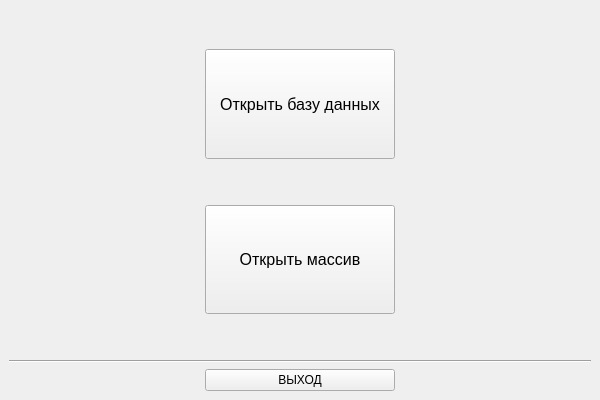
<?xml version="1.0" encoding="UTF-8"?>
<ui version="4.0">
 <class>MainWindow</class>
 <widget class="QMainWindow" name="MainWindow">
  <property name="geometry">
   <rect>
    <x>0</x>
    <y>0</y>
    <width>600</width>
    <height>400</height>
   </rect>
  </property>
  <property name="windowTitle">
   <string>MainWindow</string>
  </property>
  <property name="styleSheet">
   <string notr="true"/>
  </property>
  <widget class="QWidget" name="centralwidget">
   <layout class="QGridLayout" name="gridLayout">
    <item row="1" column="1">
     <widget class="QPushButton" name="dbOpenBtn">
      <property name="sizePolicy">
       <sizepolicy hsizetype="Minimum" vsizetype="Preferred">
        <horstretch>0</horstretch>
        <verstretch>0</verstretch>
       </sizepolicy>
      </property>
      <property name="font">
       <font>
        <pointsize>12</pointsize>
       </font>
      </property>
      <property name="styleSheet">
       <string notr="true"/>
      </property>
      <property name="text">
       <string>Открыть базу данных</string>
      </property>
     </widget>
    </item>
    <item row="0" column="1">
     <spacer name="verticalSpacer_2">
      <property name="orientation">
       <enum>Qt::Vertical</enum>
      </property>
      <property name="sizeType">
       <enum>QSizePolicy::Preferred</enum>
      </property>
      <property name="sizeHint" stdset="0">
       <size>
        <width>20</width>
        <height>40</height>
       </size>
      </property>
     </spacer>
    </item>
    <item row="6" column="1">
     <widget class="QPushButton" name="exitButton">
      <property name="font">
       <font>
        <pointsize>9</pointsize>
       </font>
      </property>
      <property name="styleSheet">
       <string notr="true"/>
      </property>
      <property name="text">
       <string>ВЫХОД</string>
      </property>
     </widget>
    </item>
    <item row="3" column="1">
     <widget class="QPushButton" name="arrOpenBtn">
      <property name="sizePolicy">
       <sizepolicy hsizetype="Minimum" vsizetype="Preferred">
        <horstretch>0</horstretch>
        <verstretch>0</verstretch>
       </sizepolicy>
      </property>
      <property name="font">
       <font>
        <pointsize>12</pointsize>
       </font>
      </property>
      <property name="styleSheet">
       <string notr="true"/>
      </property>
      <property name="text">
       <string>Открыть массив</string>
      </property>
     </widget>
    </item>
    <item row="1" column="2">
     <spacer name="horizontalSpacer_2">
      <property name="orientation">
       <enum>Qt::Horizontal</enum>
      </property>
      <property name="sizeType">
       <enum>QSizePolicy::Preferred</enum>
      </property>
      <property name="sizeHint" stdset="0">
       <size>
        <width>40</width>
        <height>20</height>
       </size>
      </property>
     </spacer>
    </item>
    <item row="3" column="0">
     <spacer name="horizontalSpacer">
      <property name="orientation">
       <enum>Qt::Horizontal</enum>
      </property>
      <property name="sizeType">
       <enum>QSizePolicy::Preferred</enum>
      </property>
      <property name="sizeHint" stdset="0">
       <size>
        <width>40</width>
        <height>20</height>
       </size>
      </property>
     </spacer>
    </item>
    <item row="2" column="1">
     <spacer name="verticalSpacer">
      <property name="orientation">
       <enum>Qt::Vertical</enum>
      </property>
      <property name="sizeType">
       <enum>QSizePolicy::Preferred</enum>
      </property>
      <property name="sizeHint" stdset="0">
       <size>
        <width>20</width>
        <height>40</height>
       </size>
      </property>
     </spacer>
    </item>
    <item row="4" column="1">
     <spacer name="verticalSpacer_3">
      <property name="orientation">
       <enum>Qt::Vertical</enum>
      </property>
      <property name="sizeType">
       <enum>QSizePolicy::Preferred</enum>
      </property>
      <property name="sizeHint" stdset="0">
       <size>
        <width>20</width>
        <height>40</height>
       </size>
      </property>
     </spacer>
    </item>
    <item row="5" column="0" colspan="3">
     <widget class="Line" name="line">
      <property name="orientation">
       <enum>Qt::Horizontal</enum>
      </property>
     </widget>
    </item>
   </layout>
  </widget>
 </widget>
 <resources/>
 <connections/>
</ui>
